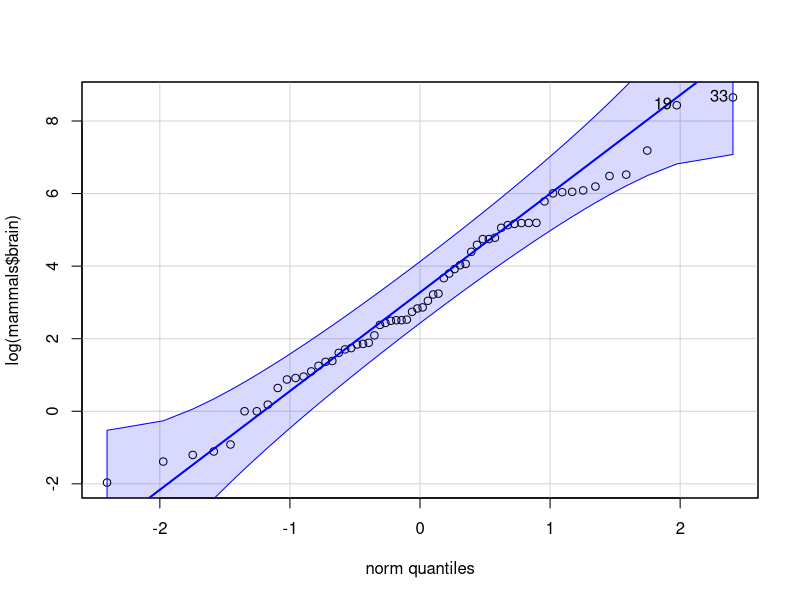
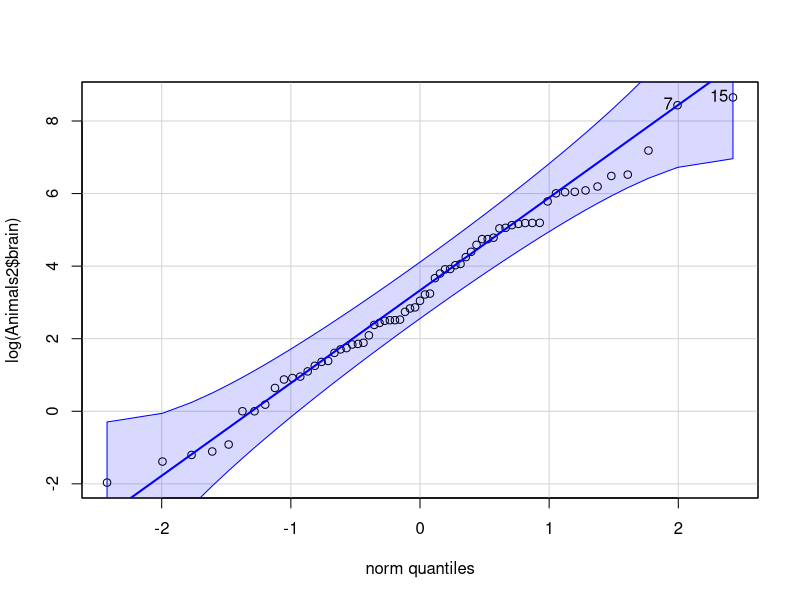
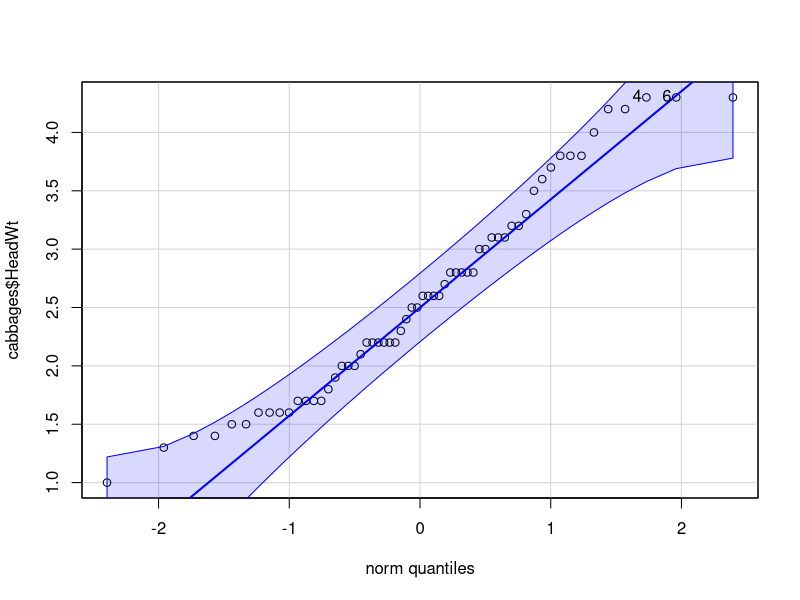
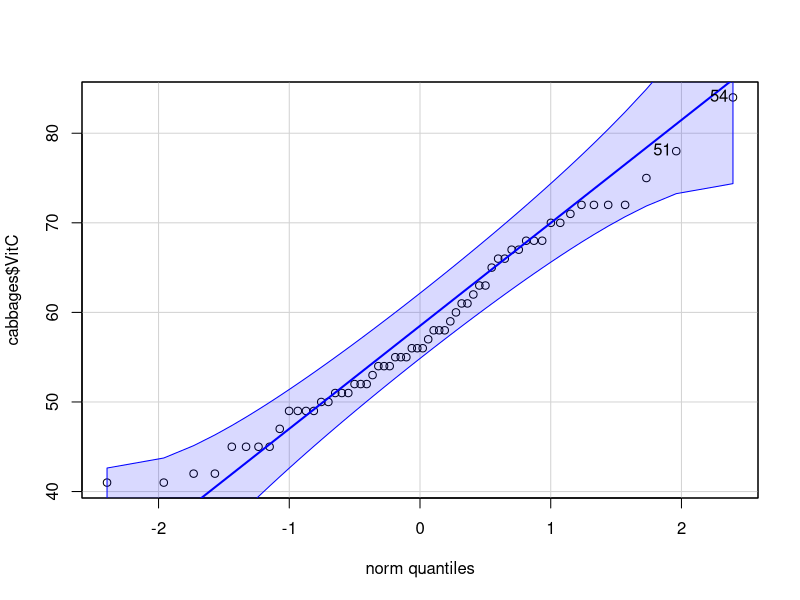
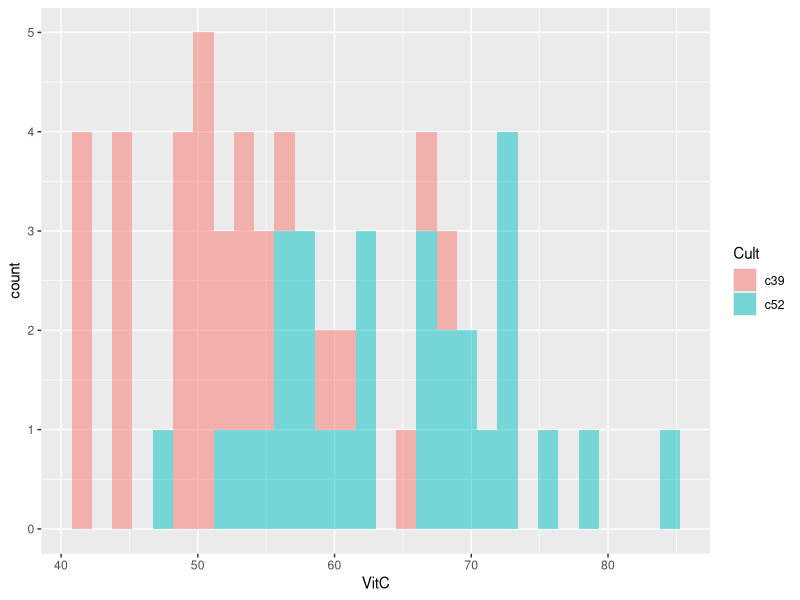
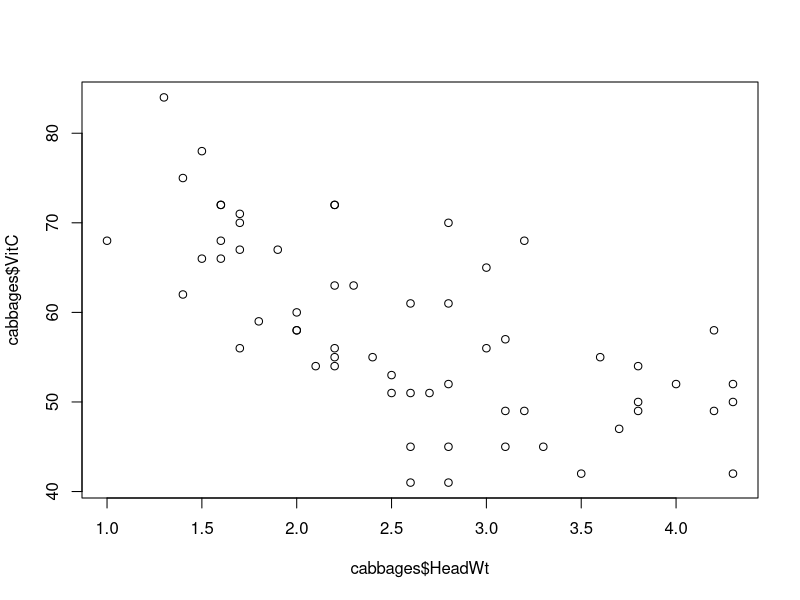
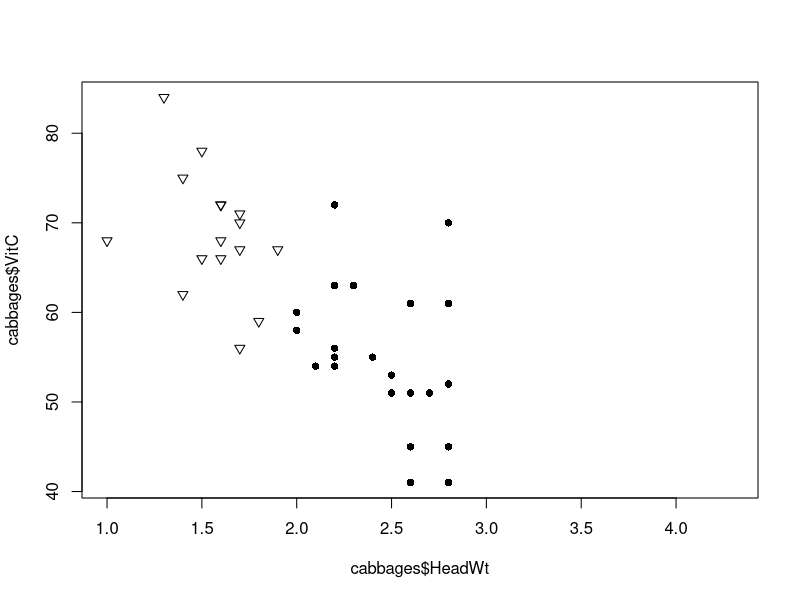

Here is the R script that generated these plots, in order:
## ---- chunk 1

# CONFIGURACIÓN GENERAL
library(knitr)
options(width = 100)
# Opciones generales chunks

## PARA GENERAR SOLO LOS ENUNCIADO include=FALSE
#opts_chunk$set(echo=F,message = F, error = F, warning = F, comment = NA, fig.align = 'center', dpi = 100, tidy = F, cache.path = '.cache/', fig.path = './figure/', include=FALSE)

## PARA Incluir la soluciones SOLO LOS ENUNCIADO include=TRUE
opts_chunk$set(echo=T,message = F, error = F, warning = F, comment = NA, fig.align = 'center', dpi = 100, tidy = F, cache.path = '.cache/', fig.path = './figure/', include=TRUE)


#options(xtable.type = 'html')
knit_hooks$set(inline = function(x) {
  
  if(is.numeric(x)) {
    round(x, getOption('digits'))
  } else {
    paste(as.character(x), collapse = ', ')
  }
})
#knit_hooks$set(plot = knitr:::hook_plot_html)
## ---- chunk 2
# Especificamos las librerías necesarias en esta lista

packages = c("MASS","knitr","tidyverse","robustbase","car")

#use this function to check if each package is on the local machine
#if a package is installed, it will be loaded
#if any are not, the missing package(s) will be installed and loaded
package.check <- lapply(packages, FUN = function(x) {
  if (!require(x, character.only = TRUE)) {
    install.packages(x, dependencies = TRUE)
    library(x, character.only = TRUE)
  }
})

#verify they are loaded
#search()

## ---- chunk 3
# Cargamos las dos librerias necesarias antes de todo:
library(MASS)
library(robustbase)

# Una vez tenemos las dos librerías pasamos a cada conjunto de datos.

# Primero miramos el conjunto de datos mammals del paquete MASS
# a) Miramos las características. 
df_mammals <- mammals
summarise(df_mammals)
# b) Usamos las funciones siguientes para una primera visión de los conjuntos de 
# datos.
dim(df_mammals)
head(df_mammals)
head(df_mammals, n=3)
tail(df_mammals)
str(df_mammals)
# c1) Mostramos los nombres de las filas.
rownames(df_mammals)
# c2) Mostramos los nombres de las columnas.
colnames(df_mammals)

# Segundo miramos el conjunto de datos Animals2 del paquete robustbase
# a) Miramos las características. 
df_animals <- Animals2
summarise(df_animals)
# b) Usamos las funciones siguientes para una primera visión de los conjuntos de 
# datos.
dim(df_animals)
head(df_animals)
head(df_animals, n=3)
tail(df_animals)
str(df_animals)
# c1) Mostramos los nombres de las filas.
rownames(df_animals)
# c2) Mostramos los nombres de las columnas.
colnames(df_animals)
## ---- chunk 4
commonAnimals <- intersect(df_mammals, df_animals)
rownames(commonAnimals)
## ---- chunk 5
# Tenemos los animales que no estan en mammals
diferentes_mammals <- setdiff(rownames(df_mammals), rownames(df_animals))
diferentes_mammals
# Tenemos los animales que no estan en animals
diferentes_animals <- setdiff(rownames(df_animals), rownames(df_mammals))
diferentes_animals
## ---- chunk 6

## ---- chunk 7
# Primero hacemos la función del qqPlot de los mammals
qqPlot(log(mammals$brain))
# Segundo hacemos la función del qqPlot de los animals
qqPlot(log(Animals2$brain))
## ---- chunk 8
# a) Asignamos el valor devuelto por la funcion library.
libReturn <- library()
libReturn
# b) Mostramos por pantalla los 5 primeros elementos de la matriz
head(libReturn$results, n=5)
# también podemos observar los 5 primeros elementos de la matriz con la siguiente
# función:
libReturn[[2]] [1:5]
# c) Determinamos el número de librerias que tenemos instaladas
length(libReturn)
## ---- chunk 9
## 1º cabbages del paquete MASS
# a) Determinamos las tres etapas para el conjunto de datos cabbages.
head(cabbages)
dim(cabbages)
tail(cabbages)
glimpse(cabbages)
str(cabbages)
# b) Determinamos el número de valores perdidos para cada una de las variables
# del conjunto cabbages.
any(is.na(cabbages))
colSums(sapply(cabbages, is.na))

## 2º Chile del paquete car
# a) Determinamos las tres etapas para el conjunto de datos Chile.
head(Chile)
dim(Chile)
tail(Chile)
glimpse(Chile)
str(Chile)
any(is.na(Chile))
colSums(sapply(Chile, is.na))
# b) Determinamos el número de valores perdidos para cada una de las variables
# del conjunto Chile.

# d) Utilizamos la función summary para que nos saque los estadísticos y el número
# de valores perdidos de cada variable.
summary(cabbages)
summary(Chile)
## ---- chunk 10
# Con estas dos funciones vamos a ver a traves de la aproximación visual, si nuestras
# variables HeadWt y VitC del conjunto cabbages verifican que siguen una distribución
# Gaussiana.
plot_hw <- qqPlot(cabbages$HeadWt)
plot_hw
plot_vc <- qqPlot(cabbages$VitC)
plot_vc
## ---- chunk 11
# Utilizamos un histograma para determinar los datos de nuestras variables cuantitativas.
repre <- ggplot(cabbages, aes(VitC,fill = Cult)) + geom_histogram(alpha=0.5)
repre
## ---- chunk 12
# a) Para ver lo que nos piden vamos a hacer un diagrama de dispersión global.
plot(cabbages$HeadWt, cabbages$VitC)

# b) Ahora vamos a hacer un diagrama de dispersión, pero este lo vamos a etiquetar 
# según un factor concreto.
plot(cabbages$HeadWt, cabbages$VitC, pch=c(6,16)[cabbages$HeadWt])
## ---- chunk 13
